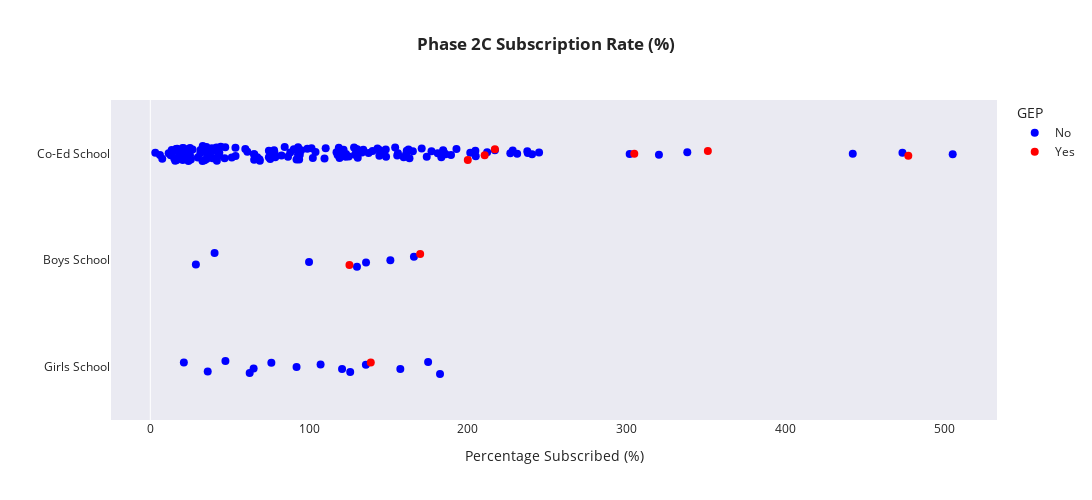

The cell this chart's notebook holds for it:
### Markdown cell above
**Phase 2C**
- For a child who is not yet registered in a primary school.
- We will reserve 40 places in each primary school for Phase 2C to ensure continued open access to all primary schools.

### Code cell
plot_phase_stripplot('Phase2C_sub_apply', 'Phase 2C', 'GEP')

### Figure 1 — Plotly figure (JSON) as saved in the notebook; plotly's stock layout.template omitted (floating-point values rounded to 4 significant figures; data arrays with more than 128 entries replaced by an {"elided": "..."} marker saying what was removed)
{"data": [{"alignmentgroup": "True", "boxpoints": "all", "customdata": {"elided": "172x4 str values"}, "fillcolor": "rgba(255,255,255,0)", "hoveron": "points", "hovertemplate": "School: %{customdata[0]}<br>Category: %{y}<br>Percentage: %{x:.1f}%<br>GEP: %{customdata[2]}</br>", "legendgroup": "No", "line": {"color": "rgba(255,255,255,0)"}, "marker": {"color": "blue", "size": 8}, "name": "No", "offsetgroup": "No", "orientation": "h", "pointpos": 0, "showlegend": true, "type": "box", "x": {"elided": "172 float values"}, "x0": " ", "xaxis": "x", "y": {"elided": "172 str values"}, "y0": " ", "yaxis": "y"}, {"alignmentgroup": "True", "boxpoints": "all", "customdata": [["Anglo-Chinese School (Primary)", "Boys School", "Yes", "Government-Aided School"], ["Catholic High School (Primary Section)", "Boys School", "Yes", "Government-Aided School / Autonomous"], ["Henry Park Primary School", "Co-Ed School", "Yes", "Government School"], ["Nan Hua Primary School", "Co-Ed School", "Yes", "Government-Aided School"], ["Nanyang Primary School", "Co-Ed School", "Yes", "Government-Aided School"], ["Raffles Girls' Primary School", "Girls School", "Yes", "Government School"], ["Rosyth School", "Co-Ed School", "Yes", "Government School"], ["St. Hilda's Primary School", "Co-Ed School", "Yes", "Government-Aided School"], ["Tao Nan School", "Co-Ed School", "Yes", "Government-Aided School"]], "fillcolor": "rgba(255,255,255,0)", "hoveron": "points", "hovertemplate": "School: %{customdata[0]}<br>Category: %{y}<br>Percentage: %{x:.1f}%<br>GEP: %{customdata[2]}</br>", "legendgroup": "Yes", "line": {"color": "rgba(255,255,255,0)"}, "marker": {"color": "red", "size": 8}, "name": "Yes", "offsetgroup": "Yes", "orientation": "h", "pointpos": 0, "showlegend": true, "type": "box", "x": [125.5, 170, 200, 477.5, 217.1, 138.9, 304.9, 351.2, 210.6], "x0": " ", "xaxis": "x", "y": ["Boys School", "Boys School", "Co-Ed School", "Co-Ed School", "Co-Ed School", "Girls School", "Co-Ed School", "Co-Ed School", "Co-Ed School"], "y0": " ", "yaxis": "y"}], "layout": {"boxmode": "overlay", "height": 500, "legend": {"title": {"text": "GEP"}, "tracegroupgap": 0}, "showlegend": true, "title": {"text": "<b>Phase 2C Subscription Rate (%)</b>"}, "width": 1200, "xaxis": {"anchor": "y", "domain": [0, 1], "showgrid": false, "title": {"text": "Percentage Subscribed (%)"}}, "yaxis": {"anchor": "x", "categoryarray": ["Girls School", "Boys School", "Co-Ed School"], "categoryorder": "array", "domain": [0, 1], "showgrid": false, "title": {"text": ""}}}}
